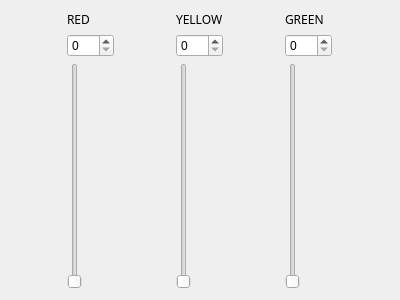
<?xml version="1.0" encoding="UTF-8"?>
<ui version="4.0">
 <class>Form</class>
 <widget class="QWidget" name="Form">
  <property name="geometry">
   <rect>
    <x>0</x>
    <y>0</y>
    <width>400</width>
    <height>300</height>
   </rect>
  </property>
  <property name="windowTitle">
   <string>Form</string>
  </property>
  <layout class="QGridLayout" name="gridLayout_4">
   <item row="0" column="0">
    <layout class="QGridLayout" name="gridLayout">
     <item row="0" column="0">
      <widget class="QLabel" name="label">
       <property name="font">
        <font>
         <family>FOR smart Next</family>
        </font>
       </property>
       <property name="text">
        <string>RED</string>
       </property>
      </widget>
     </item>
     <item row="1" column="0">
      <widget class="QSpinBox" name="spinBox">
       <property name="maximum">
        <number>255</number>
       </property>
      </widget>
     </item>
     <item row="2" column="0">
      <widget class="QSlider" name="verticalSlider">
       <property name="maximum">
        <number>255</number>
       </property>
       <property name="orientation">
        <enum>Qt::Vertical</enum>
       </property>
      </widget>
     </item>
    </layout>
   </item>
   <item row="0" column="1">
    <layout class="QGridLayout" name="gridLayout_2">
     <item row="0" column="0">
      <widget class="QLabel" name="label_2">
       <property name="font">
        <font>
         <family>FOR smart Next</family>
        </font>
       </property>
       <property name="text">
        <string>YELLOW</string>
       </property>
      </widget>
     </item>
     <item row="1" column="0">
      <widget class="QSpinBox" name="spinBox_2">
       <property name="maximum">
        <number>255</number>
       </property>
      </widget>
     </item>
     <item row="2" column="0">
      <widget class="QSlider" name="verticalSlider_2">
       <property name="maximum">
        <number>255</number>
       </property>
       <property name="orientation">
        <enum>Qt::Vertical</enum>
       </property>
      </widget>
     </item>
    </layout>
   </item>
   <item row="0" column="2">
    <layout class="QGridLayout" name="gridLayout_3">
     <item row="0" column="0">
      <widget class="QLabel" name="label_3">
       <property name="font">
        <font>
         <family>FOR smart Next</family>
        </font>
       </property>
       <property name="text">
        <string>GREEN</string>
       </property>
      </widget>
     </item>
     <item row="1" column="0">
      <widget class="QSpinBox" name="spinBox_3">
       <property name="maximum">
        <number>255</number>
       </property>
      </widget>
     </item>
     <item row="2" column="0">
      <widget class="QSlider" name="verticalSlider_3">
       <property name="maximum">
        <number>255</number>
       </property>
       <property name="orientation">
        <enum>Qt::Vertical</enum>
       </property>
      </widget>
     </item>
    </layout>
   </item>
  </layout>
 </widget>
 <resources/>
 <connections>
  <connection>
   <sender>verticalSlider</sender>
   <signal>valueChanged(int)</signal>
   <receiver>spinBox</receiver>
   <slot>setValue(int)</slot>
   <hints>
    <hint type="sourcelabel">
     <x>56</x>
     <y>167</y>
    </hint>
    <hint type="destinationlabel">
     <x>68</x>
     <y>29</y>
    </hint>
   </hints>
  </connection>
  <connection>
   <sender>spinBox</sender>
   <signal>valueChanged(int)</signal>
   <receiver>verticalSlider</receiver>
   <slot>setValue(int)</slot>
   <hints>
    <hint type="sourcelabel">
     <x>53</x>
     <y>34</y>
    </hint>
    <hint type="destinationlabel">
     <x>52</x>
     <y>44</y>
    </hint>
   </hints>
  </connection>
  <connection>
   <sender>spinBox_2</sender>
   <signal>valueChanged(int)</signal>
   <receiver>verticalSlider_2</receiver>
   <slot>setValue(int)</slot>
   <hints>
    <hint type="sourcelabel">
     <x>191</x>
     <y>32</y>
    </hint>
    <hint type="destinationlabel">
     <x>188</x>
     <y>47</y>
    </hint>
   </hints>
  </connection>
  <connection>
   <sender>verticalSlider_2</sender>
   <signal>valueChanged(int)</signal>
   <receiver>spinBox_2</receiver>
   <slot>setValue(int)</slot>
   <hints>
    <hint type="sourcelabel">
     <x>187</x>
     <y>128</y>
    </hint>
    <hint type="destinationlabel">
     <x>203</x>
     <y>36</y>
    </hint>
   </hints>
  </connection>
  <connection>
   <sender>spinBox_3</sender>
   <signal>valueChanged(int)</signal>
   <receiver>verticalSlider_3</receiver>
   <slot>setValue(int)</slot>
   <hints>
    <hint type="sourcelabel">
     <x>323</x>
     <y>35</y>
    </hint>
    <hint type="destinationlabel">
     <x>319</x>
     <y>60</y>
    </hint>
   </hints>
  </connection>
  <connection>
   <sender>verticalSlider_3</sender>
   <signal>valueChanged(int)</signal>
   <receiver>spinBox_3</receiver>
   <slot>setValue(int)</slot>
   <hints>
    <hint type="sourcelabel">
     <x>316</x>
     <y>105</y>
    </hint>
    <hint type="destinationlabel">
     <x>334</x>
     <y>34</y>
    </hint>
   </hints>
  </connection>
 </connections>
</ui>
